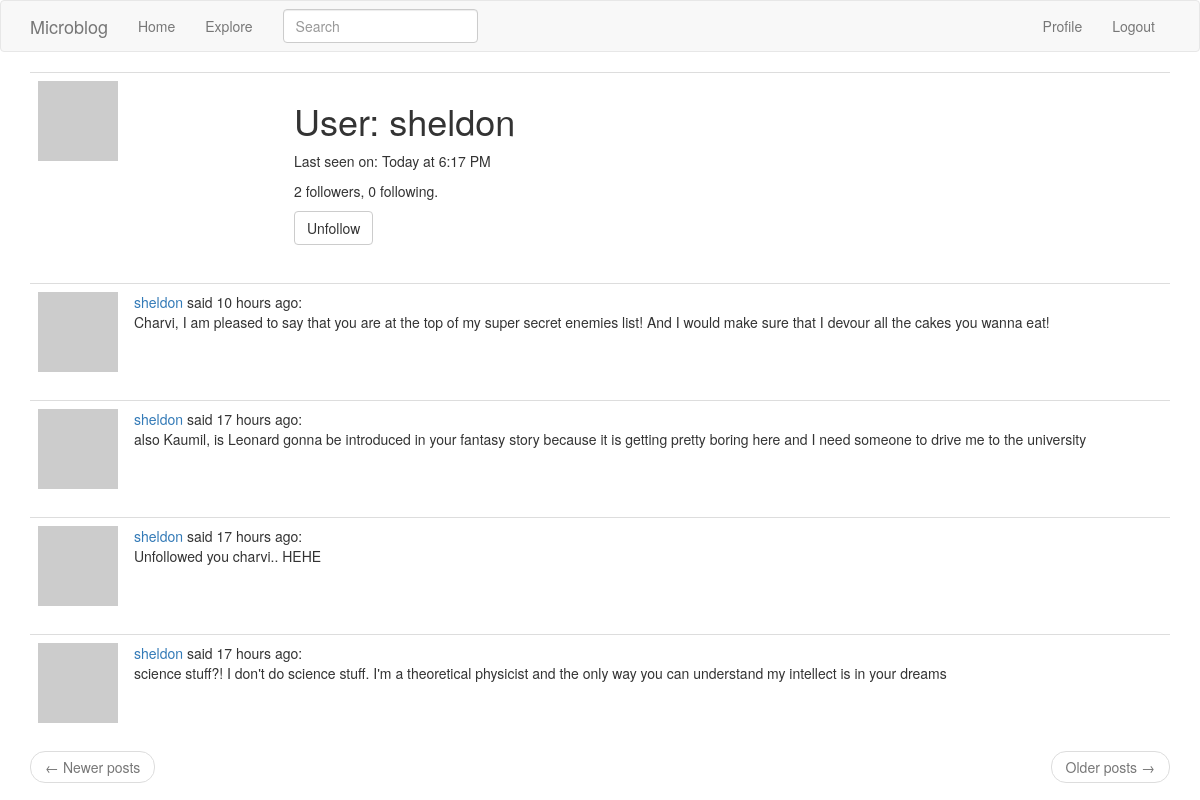
The app's page /user/sheldon (signed in), older data.
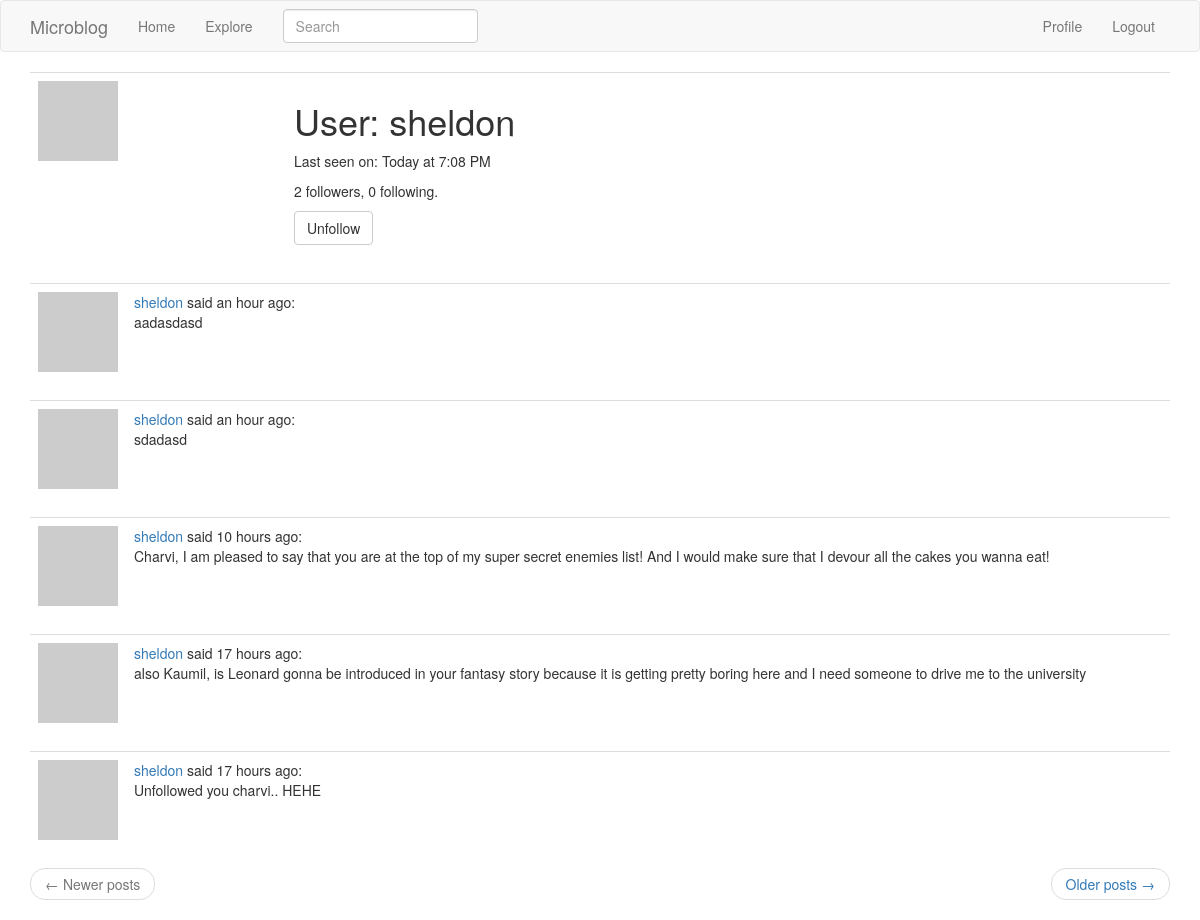
The same page, newer data.
### app/sql/models.py (models this page shows, shortened)
class User(UserMixin,db.Model):
    id = db.Column(db.Integer, primary_key=True)
    username = db.Column(db.String(64), index=True, unique=True)
    email = db.Column(db.String(120),index=True, unique=True)
    password_hash = db.Column(db.String(128))
    posts = db.relationship('Post',backref='author',lazy='dynamic')
    about_me = db.Column(db.String(140))
    last_seen = db.Column(db.DateTime,default=datetime.utcnow)
    followed = db.relationship(
        'User',secondary=followers,
        primaryjoin=(followers.c.follower_id==id),
        secondaryjoin=(followers.c.followed_id==id),
        backref=db.backref('followers',lazy='dynamic'),
        lazy='dynamic'
    )
    def avatar(self,size):
        digest = md5(self.email.lower().encode('utf-8')).hexdigest()
        return f'https://www.gravatar.com/avatar/{digest}?d=identicon&s={size}'
    def is_following(self,user):
        return self.followed.filter(
            followers.c.followed_id == user.id
        ).count() > 0

class SearchableMixin(object):
    @classmethod
    def before_commit(cls,session):
        session._changes = {
            "add": list(session.new),
            "update": list(session.dirty),
            "delete": list(session.deleted)
        }
    @classmethod
    def after_commit(cls,session):
        for obj in session._changes['add']:
            if isinstance(obj, SearchableMixin):
                add_to_index(obj.__tablename__,obj)
        for obj in session._changes['update']:
            if isinstance(obj, SearchableMixin):
                add_to_index(obj.__tablename__,obj)
        for obj in session._changes['delete']:
            if isinstance(obj,SearchableMixin):
                remove_from_index(obj.__tablename__,obj)
        session._changes = None

class Post(SearchableMixin,db.Model):
    __searchable__ = ['body']
    id = db.Column(db.Integer,primary_key=True)
    body = db.Column(db.String(140))
    timestamp = db.Column(db.DateTime,index=True,default=datetime.utcnow)
    user_id = db.Column(db.Integer,db.ForeignKey('user.id'))

### app/main/routes.py (the view)
@bp.route('/user/<username>')
@login_required
def user(username):
    user = User.query.filter_by(username=username).first_or_404()
    page = request.args.get('page',1,type=int)
    posts = user.posts.order_by(Post.timestamp.desc()).paginate(page,current_app.config['POSTS_PER_PAGE'],False)
    next_url = url_for('main.user',username=user.username,page=posts.next_num) if posts.has_next else None
    prev_url = url_for('main.user',username=user.username,page=posts.prev_num) if posts.has_prev else None
    form = EmptyForm()
    return render_template('user.html',user=user,posts=posts.items,form=form,next_url=next_url,prev_url=prev_url)

### app/main/forms.py
class SearchForm(FlaskForm):
    q = StringField("Search",validators=[DataRequired()])
    def __init__(self, *args, **kwargs):
        if 'formdata' not in kwargs:
            kwargs['formdata'] = request.args
        if 'csrf_enabled' not in kwargs:
            kwargs['csrf_enabled'] = False
        super(SearchForm,self).__init__(*args,**kwargs)

class EmptyForm(FlaskForm):
    submit = SubmitField('Submit')

### app/main/routes.py (called while the page is built)
@bp.before_app_request
def before_request():
    if current_user.is_authenticated:
        current_user.last_seen = datetime.utcnow()
        db.session.commit()
        g.search_form = SearchForm()

### app/sql/models.py (called while the page is built)
@login.user_loader
def load_user(id):
    return User.query.get(int(id))

### app/main/templates/user.html (shortened to what this page needs)
{% extends "base.html" %}
{% block app_content %}
    <table class="table table-hover">
        <tr>
            <td width="256px"><img src="{{ user.avatar(256) }}"></td>
            <td>
                <h1>User: {{ user.username }}</h1>
                {% if user.last_seen %}
                    <p>Last seen on: {{ moment(user.last_seen).calendar() }}</p>
                {% endif %}
                <p>{{ user.followers.count() }} followers, {{ user.followed.count() }} following.</p>
                {% if user == current_user %}
                <p><a href="{{ url_for('main.edit_profile') }}">Edit your profile</a></p>
                {% else %}
                <p>
                    <form action="{{ url_for('main.unfollow', username=user.username) }}" method="post">
                        {{ form.submit(value='Unfollow', class_='btn btn-default') }}
                    </form>
                </p>
                {% endif %}
            </td>
        </tr>
    </table>
    {% for post in posts %}
        {% include '_post.html' %}
    {% endfor %}
    <nav aria-label="...">
        <ul class="pager">
            <li class="previous{% if not prev_url %} disabled{% endif %}">
                <a href="{{ prev_url or '#' }}">
                    <span aria-hidden="true">&larr;</span> Newer posts
                </a>
            </li>
            <li class="next{% if not next_url %} disabled{% endif %}">
                <a href="{{ next_url or '#' }}">
                    Older posts <span aria-hidden="true">&rarr;</span>
                </a>
            </li>
        </ul>
    </nav>
{% endblock %}

### app/templates/base.html (shortened to what this page needs)
{% extends 'bootstrap/base.html' %}
{% block navbar %}
    <nav class="navbar navbar-default">
        <div class="container">
            <div class="navbar-header">
                <a class="navbar-brand" href="{{ url_for('main.index') }}">Microblog</a>
            </div>
            <div class="collapse navbar-collapse" id="bs-example-navbar-collapse-1">
                <ul class="nav navbar-nav">
                    <li><a href="{{ url_for('main.index') }}">Home</a></li>
                    <li><a href="{{ url_for('main.explore') }}">Explore</a></li>
                </ul>
                {% if g.search_form %}
                    <form class="navbar-form navbar-left" method="get" action="{{ url_for('main.search') }}">
                        <div class="form-group">
                            {{ g.search_form.q(size=20,class='form-control',placeholder=g.search_form.q.label.text) }}
                        </div>
                    </form>
                {% endif %}
                <ul class="nav navbar-nav navbar-right">
                    {% if current_user.is_anonymous %}
                    <li><a href="{{ url_for('auth.login') }}">Login</a></li>
                    {% else %}
                    <li><a href="{{ url_for('main.user', username=current_user.username) }}">Profile</a></li>
                    <li><a href="{{ url_for('auth.logout') }}">Logout</a></li>
                    {% endif %}
                </ul>
            </div>
        </div>
    </nav>
{% endblock %}
{% block content %}
    <div class="container">
        {% block app_content %}{% endblock %}
    </div>
{% endblock %}

### app/templates/_post.html
    <table class="table table-hover">
        <tr>
            <td width="70px">
                <a href="{{ url_for('main.user', username=post.author.username) }}">
                    <img src="{{ post.author.avatar(70) }}" />
                </a>
            </td>
            <td>
                <a href="{{ url_for('main.user', username=post.author.username) }}">
                    {{ post.author.username }}
                </a>
                said {{ moment(post.timestamp).fromNow() }}:
                <br>
                {{ post.body }}
            </td>
        </tr>
    </table>

Row changes from the older to the newer data that the page shows:
no longer on this page (row unchanged): Post: author.username "sheldon", timestamp "17 hours ago", body "science stuff?! I don't do science stuff. I'm a theoretical physicist and the only way you can understand my intellect is in your dreams"
changed User "sheldon": last_seen "Today at 6:17 PM" → "Today at 7:08 PM"
added Post: author.username "sheldon", timestamp "an hour ago", body "aadasdasd"
added Post: author.username "sheldon", timestamp "an hour ago", body "sdadasd"
